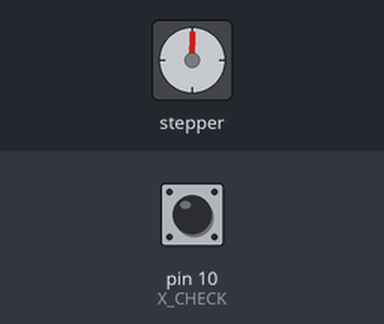
The program below on a simulated Raspberry Pi (header pin numbers). Parts: stepper motor. Inputs (shaded band) come from the test bench; at power-on: pin 10 (X_CHECK) HIGH. The stepper is drawn at 200 steps a turn; what the program prints to the terminal is not drawn. At 3.1 s the program stops and its outputs stay as they are.

Above: at 1.2 s.
1.3 s: pin 10 (X_CHECK) pulled LOW for 0.15 s
At 2.45 s:
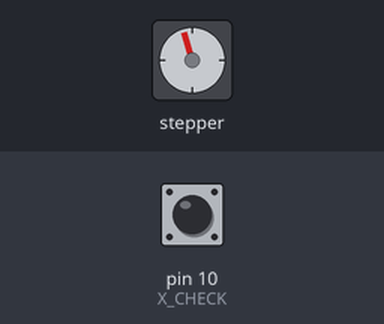
At 3.01 s:
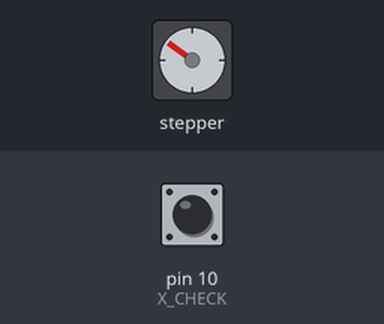
Timing chart, 0 to 4.6 s (numbered marks = the images above; inputs shaded):
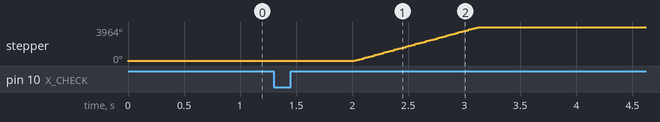

The program:

x_check.py
```python
#!/usr/bin/env python
# -*- coding:utf-8 -*-
#########################################################
#   File name:  x_check.py
#      Author:  钟东佐
#        Date:  2020/03/25
#    describe:  x轴红外检测确定位置
#########################################################
import RPi.GPIO as GPIO
import wiringpi
import time
# import math

us = 0.000001   # 微秒的乘数
ms = 0.001      # 毫秒的乘数
X_PUL = 3  # X轴脉冲控制信号
X_DIR = 5  # X轴方向控制信号，False是向右，True是向左
X_CHECK = 10      # x轴光电开关信号接在pin10, GPIO5
# 用于控制运动方向
X_LEFT = True
X_RIGHT = False
motor_stop = False   # 设定电机停止标志
UNIT_STEP_MM = 90 * 1e-3        # 设定单位步长，由实际测了计算获知
X_RANGE_MM = 900                # 设定X轴的运动范围，用于红外检测时的最远距离

# /////////////////////////////////////////////////////////////////////////////////////////
# one_step函数说明
# 该函数用于控制树莓派io口输出电平控制电机驱动器的方向和脉冲
# direction为运动方向，step_num为脉冲数
# pulse_width为脉冲宽度，控制运行速度
##########################################################################
# 常数值设定区域
PULSE_WIDTH_MAX = 250           # 设定电机启动最大脉冲宽度，值越大速度越小
STEP_NUM_UNIT = UNIT_STEP_MM       # 设定单位步长，由实际测了计算获知
##########################################################################


def one_step(direction, step_num):
    # 设定运动方向
    if direction == 'x_right':
        GPIO.output(X_DIR, X_RIGHT)   # 设定X轴向右运动
    elif direction == 'x_left':
        GPIO.output(X_DIR, X_LEFT)    # 设定X轴向左运动
    else:
        print('X轴没有指定方向，请检查')
        return
    # X轴运动
    # 1步 = 90um
    pulse_width_check = PULSE_WIDTH_MAX     # 检测时脉冲宽度设定为x轴的启动脉冲
    global motor_stop
    motor_stop = False  # 回程前不管电机停止位是什么，先清零，防止未知电位
    print("Motor_Stop = False")
    # 根据脉冲宽度列表里的值控制电机io电平翻转
    for i in range(0, step_num):
        if not motor_stop:
            # 脉冲产生
            # print(i, pulse_width_math)
            # t1 = wiringpi.micros()
            # t1 = wiringpi.micros()
            GPIO.output(X_PUL, False)
            # time.sleep(pulse_width_math*us)
            wiringpi.delayMicroseconds(pulse_width_check)
            # t2 = wiringpi.micros()
            GPIO.output(X_PUL, True)
            # time.sleep(pulse_width_math*us)
            wiringpi.delayMicroseconds(pulse_width_check)
            # print(i, pulse_width_math, t2 - t1)
        elif motor_stop:
            GPIO.output(X_PUL, True)    # 电机脉冲保持高电平，电机停止运动
            motor_stop = False          # 检测到停止信号后，停止信号清零
            return 'stop_success'
        else:
            print("X轴停止信号motor_stop不明确")
    return 'stop_not_success'
# \\\\\\\\\\\\\\\\\\\\\\\\\\\\\\\\\\\\\\\\\\\\\\\\\\\\\\\\\\\\\\\\\\\\\\\\\\\\\\\\\\\\\\\\\\


# 边沿检测到后的回调函数
##########################################################################
# 常数值设定区域
x_check = X_CHECK
##########################################################################


def my_callback(X_CHECK):
    global motor_stop
    motor_stop = True               # 将电机停止位置位1,，表示需要停下电机
    print("88:Motor_Stop = True")


# 初始化设定
def setup():
    GPIO.setwarnings(False)
    GPIO.setmode(GPIO.BOARD)        # Numbers GPIOs by physical location
    # print('setup x_drive is board')
    GPIO.setup(X_PUL, GPIO.OUT)     # Set pin's mode is output
    GPIO.setup(X_DIR, GPIO.OUT)
    GPIO.output(X_DIR, True)       # 控制前设定方向为默认值向左
    GPIO.output(X_PUL, True)       # 控制前设定脉冲为默认值高电平
    GPIO.setup(X_CHECK, GPIO.IN, pull_up_down=GPIO.PUD_UP)  # 光耦脉冲输入位
    # 对于光耦的信号增加下降边沿检测,开启线程回调
    # 忽略由于开关抖动引起的小于 1ms 的边缘操作,
    GPIO.add_event_detect(X_CHECK, edge=GPIO.FALLING, callback=my_callback, bouncetime=1)

    return True


# /////////////////////////////////////////////////////////////////////////////////////////
# move函数说明
# x轴距离转步数计算及控制,距离单位为mm
##########################################################################
# 常数值设定区域
UNIT_STEP = UNIT_STEP_MM           # 设定单位步长，由实际测了计算获知
##########################################################################


def move(distance=X_RANGE_MM):
    # 设定检测运动的默认方向向右
    direction = 'x_right'
    # 设定单位步长，由实际测了计算获知
    unit_step = UNIT_STEP
    if distance > 0:
        direction = 'x_right'
    elif distance < 0:
        direction = 'x_left'
    else:
        print("函数需要指定方向和大小，正向右，负向左，单位毫米")
    # 距离取绝对值再计算步数
    step_num_value = round(abs(distance) / unit_step)
    # 输出计算结果以便检测
    # print("运动距离为：%s" % step_num_value)
    check_state = one_step(direction, step_num_value)  # X轴运动
    # check_state: stop_success代表遇到监测点并停下，stop_not_success代表运行到x范围外一直未到监测点
    return check_state
# \\\\\\\\\\\\\\\\\\\\\\\\\\\\\\\\\\\\\\\\\\\\\\\\\\\\\\\\\\\\\\\\\\\\\\\\\\\\\\\\\\\\\\\\\\


# 循环部分
def loop():
    time.sleep(2)
    print("检测程序开始")
    check_state = move(-200)
    print(check_state)


# 结束释放
def destroy():
    GPIO.cleanup()              # 释放控制


# 如果该程序为主程序，程序在此开始运行，若不是不运行，该文件只做函数定义
if __name__ == '__main__':  # Program start from here
    setup_return = setup()
    if setup_return:
        print('x轴初始化成功')
    try:
        loop()
    except KeyboardInterrupt:  # When 'Ctrl+C' is pressed, the child function destroy() will be  executed.
        print("stop...")
        destroy()
```
